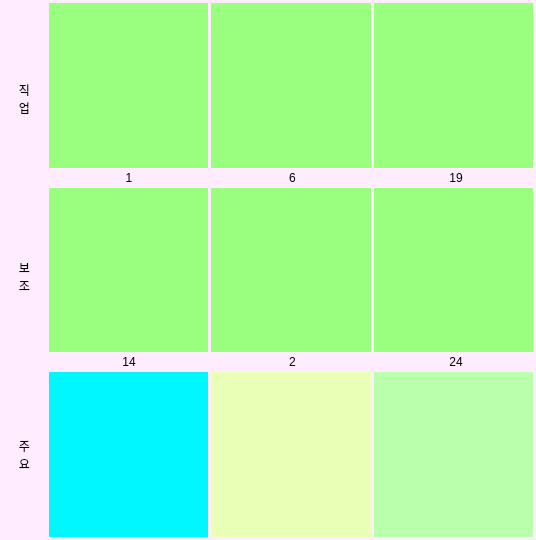
<?xml version="1.0" encoding="UTF-8"?>
<ui version="4.0">
 <class>Form_mycard_big</class>
 <widget class="QWidget" name="Form_mycard_big">
  <property name="geometry">
   <rect>
    <x>0</x>
    <y>0</y>
    <width>536</width>
    <height>540</height>
   </rect>
  </property>
  <property name="minimumSize">
   <size>
    <width>500</width>
    <height>500</height>
   </size>
  </property>
  <property name="maximumSize">
   <size>
    <width>16777215</width>
    <height>16777215</height>
   </size>
  </property>
  <property name="windowTitle">
   <string>Form</string>
  </property>
  <property name="styleSheet">
   <string notr="true">background-color: rgb(255, 237, 255);</string>
  </property>
  <layout class="QHBoxLayout" name="horizontalLayout_5">
   <property name="spacing">
    <number>0</number>
   </property>
   <property name="leftMargin">
    <number>0</number>
   </property>
   <property name="topMargin">
    <number>0</number>
   </property>
   <property name="rightMargin">
    <number>0</number>
   </property>
   <property name="bottomMargin">
    <number>0</number>
   </property>
   <item>
    <layout class="QHBoxLayout" name="horizontalLayout" stretch="1,10">
     <property name="spacing">
      <number>0</number>
     </property>
     <property name="topMargin">
      <number>3</number>
     </property>
     <property name="bottomMargin">
      <number>3</number>
     </property>
     <item>
      <layout class="QVBoxLayout" name="verticalLayout_1">
       <property name="spacing">
        <number>0</number>
       </property>
       <item>
        <widget class="QLabel" name="label_1">
         <property name="sizePolicy">
          <sizepolicy hsizetype="Minimum" vsizetype="Minimum">
           <horstretch>0</horstretch>
           <verstretch>0</verstretch>
          </sizepolicy>
         </property>
         <property name="text">
          <string>
직
업</string>
         </property>
         <property name="textFormat">
          <enum>Qt::AutoText</enum>
         </property>
         <property name="scaledContents">
          <bool>false</bool>
         </property>
         <property name="alignment">
          <set>Qt::AlignCenter</set>
         </property>
         <property name="indent">
          <number>15</number>
         </property>
        </widget>
       </item>
       <item>
        <widget class="QLabel" name="label_2">
         <property name="sizePolicy">
          <sizepolicy hsizetype="Minimum" vsizetype="Minimum">
           <horstretch>0</horstretch>
           <verstretch>0</verstretch>
          </sizepolicy>
         </property>
         <property name="text">
          <string>
보
조</string>
         </property>
         <property name="alignment">
          <set>Qt::AlignCenter</set>
         </property>
         <property name="indent">
          <number>15</number>
         </property>
        </widget>
       </item>
       <item>
        <widget class="QLabel" name="label_3">
         <property name="sizePolicy">
          <sizepolicy hsizetype="Minimum" vsizetype="Minimum">
           <horstretch>0</horstretch>
           <verstretch>0</verstretch>
          </sizepolicy>
         </property>
         <property name="text">
          <string>
주
요</string>
         </property>
         <property name="alignment">
          <set>Qt::AlignCenter</set>
         </property>
         <property name="indent">
          <number>0</number>
         </property>
         <property name="openExternalLinks">
          <bool>true</bool>
         </property>
        </widget>
       </item>
      </layout>
     </item>
     <item>
      <layout class="QVBoxLayout" name="verticalLayout_2" stretch="1,0,1,0,1">
       <property name="spacing">
        <number>3</number>
       </property>
       <item>
        <layout class="QHBoxLayout" name="horizontalLayout_1">
         <property name="spacing">
          <number>-1</number>
         </property>
         <property name="rightMargin">
          <number>3</number>
         </property>
         <item>
          <widget class="QWidget" name="widget_job_1" native="true">
           <property name="sizePolicy">
            <sizepolicy hsizetype="Minimum" vsizetype="Minimum">
             <horstretch>0</horstretch>
             <verstretch>0</verstretch>
            </sizepolicy>
           </property>
           <property name="styleSheet">
            <string notr="true">background-color: rgb(154, 255, 127);</string>
           </property>
          </widget>
         </item>
         <item>
          <widget class="QWidget" name="widget_job_2" native="true">
           <property name="sizePolicy">
            <sizepolicy hsizetype="Minimum" vsizetype="Minimum">
             <horstretch>0</horstretch>
             <verstretch>0</verstretch>
            </sizepolicy>
           </property>
           <property name="styleSheet">
            <string notr="true">background-color: rgb(154, 255, 127);</string>
           </property>
          </widget>
         </item>
         <item>
          <widget class="QWidget" name="widget_job_3" native="true">
           <property name="enabled">
            <bool>true</bool>
           </property>
           <property name="sizePolicy">
            <sizepolicy hsizetype="Minimum" vsizetype="Minimum">
             <horstretch>0</horstretch>
             <verstretch>0</verstretch>
            </sizepolicy>
           </property>
           <property name="styleSheet">
            <string notr="true">background-color: rgb(154, 255, 127);</string>
           </property>
          </widget>
         </item>
        </layout>
       </item>
       <item>
        <layout class="QHBoxLayout" name="horizontalLayout_number_1">
         <item>
          <widget class="QLabel" name="label_job_1">
           <property name="text">
            <string>1</string>
           </property>
           <property name="alignment">
            <set>Qt::AlignCenter</set>
           </property>
          </widget>
         </item>
         <item>
          <widget class="QLabel" name="label_job_2">
           <property name="text">
            <string>6</string>
           </property>
           <property name="alignment">
            <set>Qt::AlignCenter</set>
           </property>
          </widget>
         </item>
         <item>
          <widget class="QLabel" name="label_job_3">
           <property name="text">
            <string>19</string>
           </property>
           <property name="alignment">
            <set>Qt::AlignCenter</set>
           </property>
          </widget>
         </item>
        </layout>
       </item>
       <item>
        <layout class="QHBoxLayout" name="horizontalLayout_2">
         <property name="rightMargin">
          <number>3</number>
         </property>
         <item>
          <widget class="QWidget" name="widget_sub_1" native="true">
           <property name="sizePolicy">
            <sizepolicy hsizetype="Minimum" vsizetype="Minimum">
             <horstretch>0</horstretch>
             <verstretch>0</verstretch>
            </sizepolicy>
           </property>
           <property name="styleSheet">
            <string notr="true">background-color: rgb(154, 255, 127);</string>
           </property>
          </widget>
         </item>
         <item>
          <widget class="QWidget" name="widget_sub_2" native="true">
           <property name="sizePolicy">
            <sizepolicy hsizetype="Minimum" vsizetype="Minimum">
             <horstretch>0</horstretch>
             <verstretch>0</verstretch>
            </sizepolicy>
           </property>
           <property name="styleSheet">
            <string notr="true">background-color: rgb(154, 255, 127);</string>
           </property>
          </widget>
         </item>
         <item>
          <widget class="QWidget" name="widget_sub_3" native="true">
           <property name="sizePolicy">
            <sizepolicy hsizetype="Minimum" vsizetype="Minimum">
             <horstretch>0</horstretch>
             <verstretch>0</verstretch>
            </sizepolicy>
           </property>
           <property name="styleSheet">
            <string notr="true">background-color: rgb(154, 255, 127);</string>
           </property>
          </widget>
         </item>
        </layout>
       </item>
       <item>
        <layout class="QHBoxLayout" name="horizontalLayout_number_2">
         <item>
          <widget class="QLabel" name="label_sub_1">
           <property name="text">
            <string>14</string>
           </property>
           <property name="alignment">
            <set>Qt::AlignCenter</set>
           </property>
          </widget>
         </item>
         <item>
          <widget class="QLabel" name="label_sub_2">
           <property name="text">
            <string>2</string>
           </property>
           <property name="alignment">
            <set>Qt::AlignCenter</set>
           </property>
          </widget>
         </item>
         <item>
          <widget class="QLabel" name="label_sub_3">
           <property name="text">
            <string>24</string>
           </property>
           <property name="alignment">
            <set>Qt::AlignCenter</set>
           </property>
          </widget>
         </item>
        </layout>
       </item>
       <item>
        <widget class="QStackedWidget" name="stackedWidget">
         <property name="sizePolicy">
          <sizepolicy hsizetype="Minimum" vsizetype="Minimum">
           <horstretch>0</horstretch>
           <verstretch>0</verstretch>
          </sizepolicy>
         </property>
         <property name="contextMenuPolicy">
          <enum>Qt::DefaultContextMenu</enum>
         </property>
         <property name="autoFillBackground">
          <bool>false</bool>
         </property>
         <property name="frameShape">
          <enum>QFrame::NoFrame</enum>
         </property>
         <property name="lineWidth">
          <number>1</number>
         </property>
         <property name="midLineWidth">
          <number>0</number>
         </property>
         <property name="currentIndex">
          <number>0</number>
         </property>
         <widget class="QWidget" name="stackedWidgetPage1">
          <layout class="QHBoxLayout" name="horizontalLayout_6">
           <property name="spacing">
            <number>3</number>
           </property>
           <property name="leftMargin">
            <number>0</number>
           </property>
           <property name="topMargin">
            <number>0</number>
           </property>
           <property name="rightMargin">
            <number>3</number>
           </property>
           <property name="bottomMargin">
            <number>0</number>
           </property>
           <item>
            <widget class="QWidget" name="widget_main_1" native="true">
             <property name="styleSheet">
              <string notr="true">background-color: rgb(0, 247, 255);</string>
             </property>
            </widget>
           </item>
           <item>
            <widget class="QWidget" name="widget_main_2" native="true">
             <property name="styleSheet">
              <string notr="true">background-color: rgb(233, 255, 182);</string>
             </property>
            </widget>
           </item>
           <item>
            <widget class="QWidget" name="widget_main_3" native="true">
             <property name="sizePolicy">
              <sizepolicy hsizetype="Minimum" vsizetype="Minimum">
               <horstretch>0</horstretch>
               <verstretch>0</verstretch>
              </sizepolicy>
             </property>
             <property name="styleSheet">
              <string notr="true">background-color: rgb(186, 255, 172);</string>
             </property>
            </widget>
           </item>
          </layout>
         </widget>
         <widget class="QWidget" name="stackedWidgetPage2">
          <layout class="QHBoxLayout" name="horizontalLayout_8">
           <property name="spacing">
            <number>3</number>
           </property>
           <property name="leftMargin">
            <number>0</number>
           </property>
           <property name="topMargin">
            <number>0</number>
           </property>
           <property name="rightMargin">
            <number>3</number>
           </property>
           <property name="bottomMargin">
            <number>0</number>
           </property>
           <item>
            <widget class="QWidget" name="widget_main_4" native="true">
             <property name="sizePolicy">
              <sizepolicy hsizetype="Minimum" vsizetype="Minimum">
               <horstretch>0</horstretch>
               <verstretch>0</verstretch>
              </sizepolicy>
             </property>
             <property name="styleSheet">
              <string notr="true">background-color: rgb(255, 169, 202);</string>
             </property>
            </widget>
           </item>
           <item>
            <widget class="QWidget" name="widget_main_5" native="true">
             <property name="sizePolicy">
              <sizepolicy hsizetype="Preferred" vsizetype="Minimum">
               <horstretch>0</horstretch>
               <verstretch>0</verstretch>
              </sizepolicy>
             </property>
             <property name="styleSheet">
              <string notr="true">background-color: rgb(255, 169, 202);</string>
             </property>
            </widget>
           </item>
           <item>
            <widget class="QWidget" name="widget_main_6" native="true"/>
           </item>
          </layout>
         </widget>
        </widget>
       </item>
      </layout>
     </item>
    </layout>
   </item>
  </layout>
 </widget>
 <resources/>
 <connections/>
</ui>
